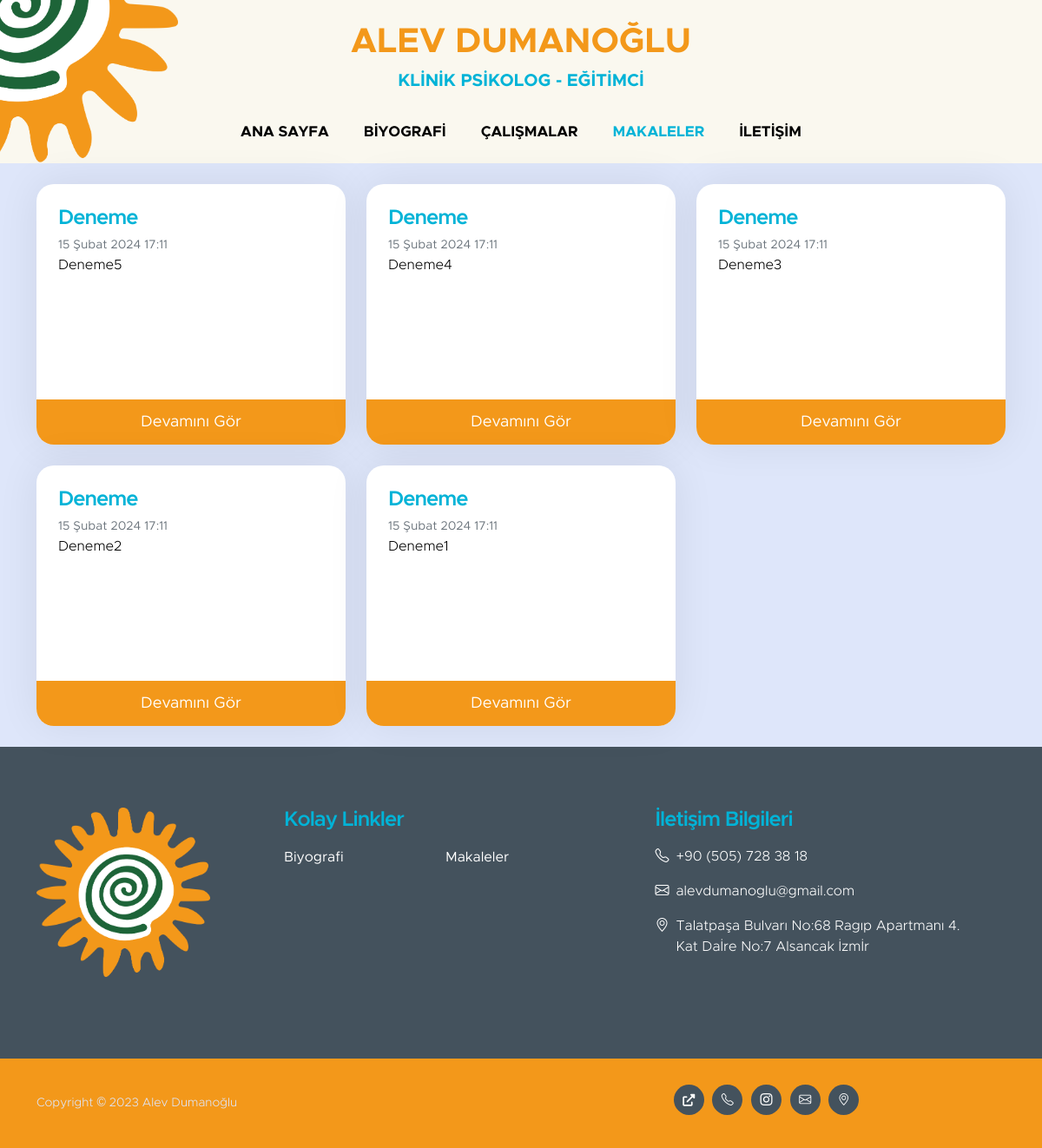
The app's page /makaleler, older data.
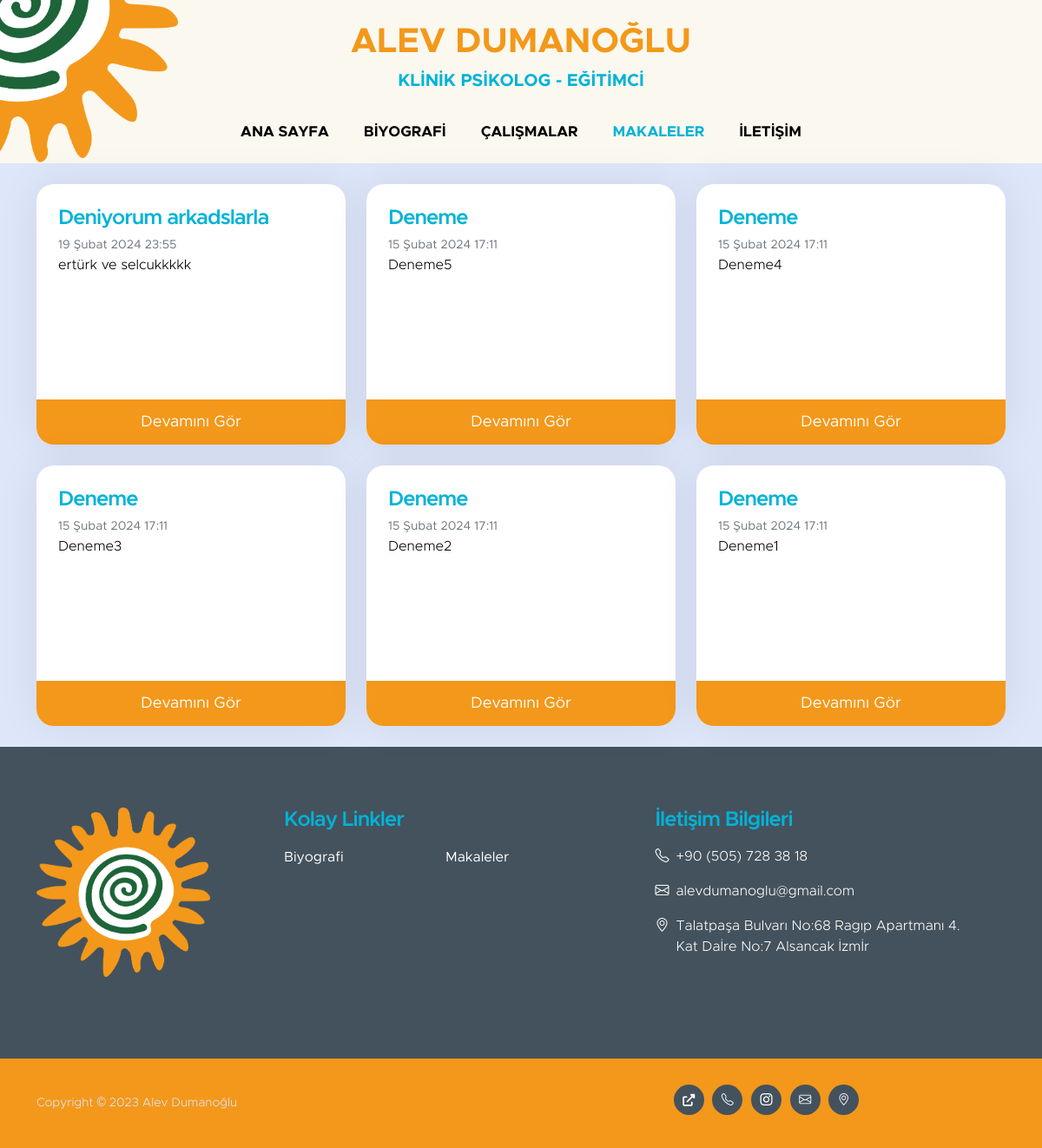
The same page, newer data.
### home/models.py (models this page shows, shortened)
class PostModel(models.Model):
    title = models.CharField(max_length = 100)
    content = models.TextField()
    date_post = models.DateTimeField(auto_now_add = True)
    class Meta:
        ordering = ('-date_post',)
        verbose_name_plural = "Makaleler"

### home/views.py (the view)
# urls.py: path("makaleler", views.blog, name="blog"),
def blog(request):
    posts = PostModel.objects.all()
    return render(request,"blog/blog.html", {'posts': posts ,'navbar': 'blog'})

### home/templates/blog/blog.html
{% load static %}
{% include 'partials/nav.html' %}
{% block content %}
<section class="pb-4" style="background-color: var(--section-bg-color);">
    <div class="container">
        <div class="row">
            {% for post in posts %}
            <div class="col-lg-4 col-md-6 col-12 mt-4 mb-lg-0">
                <div class="custom-block-wrap">
                    <div class="custom-block">
                        <div class="custom-block-body">
                            <h5 class="mb-1"><a href="{% url 'postdetail' post.id %}" class="title-post">{{ post.title }}</a></h5>
                            <small class="mb-2 text-secondary">{{ post.date_post }}</small>
                            <p style="color: black;">{{ post.content|truncatechars:230 }}</p>
                        </div>
                        <a href="{% url 'postdetail' post.id %}" class="custom-btn btn">Devamını Gör</a>
                    </div>
                </div>
            </div>
            {% endfor %}
        </div>
    </div>
</section>
{% include 'partials/footer.html' %}
{% endblock %}
</body>

Row changes from the older to the newer data that the page shows:
added PostModel: title "Deniyorum arkadslarla", date_post "19 Şubat 2024 23:55", content "ertürk ve selcukkkkk"
